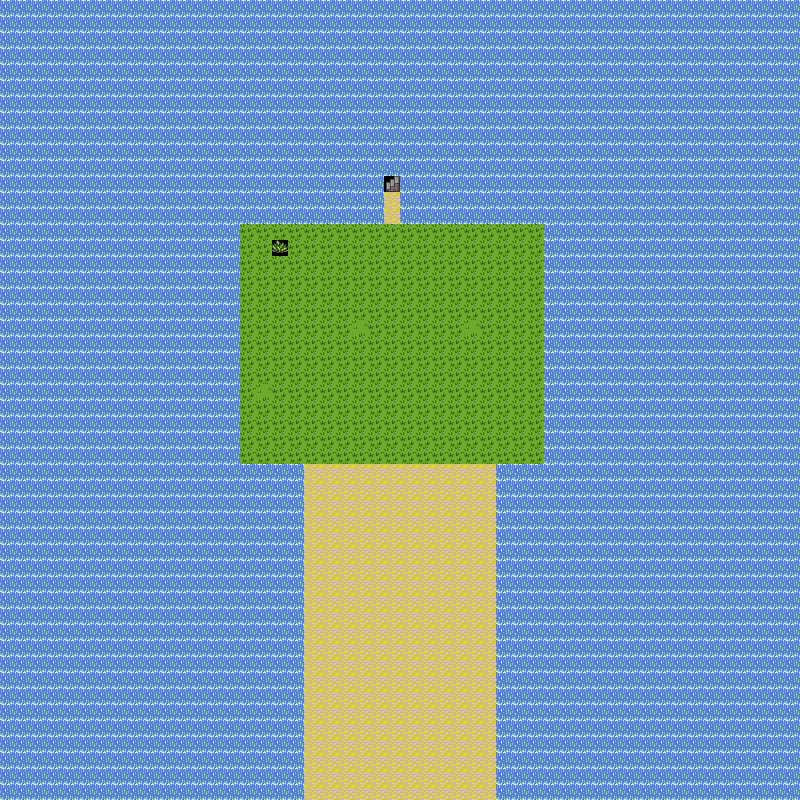

This is a level from a 2D game, rendered from its Tiled map with the project's own tilesets. A one-line summary and the map file follow, with tile-layer data summarised:
An orthogonal 50x50 tile map with 16x16 px tiles, 1 tile layer (Tile Layer 1), 2 tilesets and 6 objects (wall 1, escape, herb, startpoint).

<map version="1.0" orientation="orthogonal" renderorder="right-down" width="50" height="50" tilewidth="16" tileheight="16" nextobjectid="13">
 <tileset firstgid="1" name="tiles" tilewidth="16" tileheight="16" tilecount="336" columns="16">
  <image source="cave.png" width="256" height="336" />
 </tileset>
 <tileset firstgid="337" name="game tiles" tilewidth="16" tileheight="16" tilecount="120" columns="8">
  <image source="basictiles.png" width="128" height="240" />
 </tileset>
 <layer name="Tile Layer 1" width="50" height="50">
  <data>[2500 cells, 2500 non-empty, 6 distinct tile ids]</data>
 </layer>
 <objectgroup name="walls">
  <object id="1" name="wall 1" x="493" y="793">
   <properties>
    <property name="blocked" type="bool" value="false" />
   </properties>
   <polyline points="0,0 -1,-329 51,-333 51,-573 -89,-570 -94,-621 -113,-617 -111,-577 -252,-571 -258,-340 -196,-330 -190,9" />
  </object>
  <object id="7" x="391.667" y="780.667" height="2.66667" />
 </objectgroup>
 <objectgroup name="objects">
  <object id="9" name="escape" x="384.029" y="173.307" width="15.6667" height="20.3333" rotation="0.190667">
   <properties>
    <property name="useable" type="bool" value="true" />
   </properties>
  </object>
  <object id="10" name="herb" x="272.333" y="238.667" width="15.3333" height="15">
   <properties>
    <property name="useable" type="bool" value="true" />
   </properties>
  </object>
  <object id="11" name="startpoint" x="383" y="783.667" width="18.3333" height="16" />
  <object id="12" x="391.667" y="780.667" height="2.66667" />
 </objectgroup>
</map>
